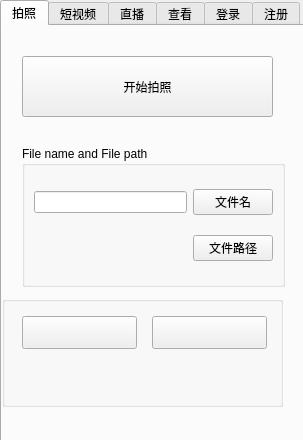
<?xml version="1.0" encoding="UTF-8"?>
<ui version="4.0">
 <class>TabWidget</class>
 <widget class="QWidget" name="TabWidget">
  <property name="geometry">
   <rect>
    <x>0</x>
    <y>0</y>
    <width>303</width>
    <height>440</height>
   </rect>
  </property>
  <property name="windowTitle">
   <string>Form</string>
  </property>
  <widget class="QTabWidget" name="tabWidget">
   <property name="geometry">
    <rect>
     <x>0</x>
     <y>0</y>
     <width>311</width>
     <height>451</height>
    </rect>
   </property>
   <property name="currentIndex">
    <number>0</number>
   </property>
   <widget class="QWidget" name="Photo">
    <attribute name="title">
     <string>拍照</string>
    </attribute>
    <widget class="QGroupBox" name="groupBox_5">
     <property name="geometry">
      <rect>
       <x>20</x>
       <y>120</y>
       <width>263</width>
       <height>141</height>
      </rect>
     </property>
     <property name="title">
      <string>File name and File path</string>
     </property>
     <layout class="QGridLayout" name="gridLayout_3">
      <item row="0" column="0">
       <widget class="QLineEdit" name="Edit_filename2"/>
      </item>
      <item row="0" column="1">
       <widget class="QPushButton" name="Button_filename2">
        <property name="text">
         <string>文件名</string>
        </property>
       </widget>
      </item>
      <item row="1" column="0">
       <widget class="QLabel" name="Label_savepath2">
        <property name="text">
         <string/>
        </property>
       </widget>
      </item>
      <item row="1" column="1">
       <widget class="QPushButton" name="Button_savepath2">
        <property name="text">
         <string>文件路径</string>
        </property>
       </widget>
      </item>
     </layout>
    </widget>
    <widget class="QGroupBox" name="groupBox_3">
     <property name="geometry">
      <rect>
       <x>0</x>
       <y>270</y>
       <width>281</width>
       <height>111</height>
      </rect>
     </property>
     <property name="title">
      <string/>
     </property>
     <widget class="QPushButton" name="Button_recording2">
      <property name="geometry">
       <rect>
        <x>20</x>
        <y>20</y>
        <width>115</width>
        <height>33</height>
       </rect>
      </property>
      <property name="sizePolicy">
       <sizepolicy hsizetype="Minimum" vsizetype="Preferred">
        <horstretch>0</horstretch>
        <verstretch>0</verstretch>
       </sizepolicy>
      </property>
      <property name="text">
       <string/>
      </property>
      <property name="icon">
       <iconset>
        <normaloff>start.png</normaloff>start.png</iconset>
      </property>
     </widget>
     <widget class="QPushButton" name="Button_endrecording2">
      <property name="geometry">
       <rect>
        <x>150</x>
        <y>20</y>
        <width>115</width>
        <height>33</height>
       </rect>
      </property>
      <property name="sizePolicy">
       <sizepolicy hsizetype="Minimum" vsizetype="Expanding">
        <horstretch>0</horstretch>
        <verstretch>0</verstretch>
       </sizepolicy>
      </property>
      <property name="text">
       <string/>
      </property>
      <property name="icon">
       <iconset>
        <normaloff>stop.png</normaloff>stop.png</iconset>
      </property>
     </widget>
     <widget class="QLabel" name="Label_mrecordingtime2">
      <property name="geometry">
       <rect>
        <x>50</x>
        <y>70</y>
        <width>151</width>
        <height>31</height>
       </rect>
      </property>
      <property name="text">
       <string/>
      </property>
     </widget>
    </widget>
    <widget class="QPushButton" name="Button_camera2">
     <property name="geometry">
      <rect>
       <x>20</x>
       <y>30</y>
       <width>251</width>
       <height>61</height>
      </rect>
     </property>
     <property name="text">
      <string>开始拍照</string>
     </property>
    </widget>
   </widget>
   <widget class="QWidget" name="Video">
    <attribute name="title">
     <string>短视频</string>
    </attribute>
    <widget class="QPushButton" name="Button_camera">
     <property name="geometry">
      <rect>
       <x>20</x>
       <y>30</y>
       <width>251</width>
       <height>61</height>
      </rect>
     </property>
     <property name="text">
      <string>启动摄像头</string>
     </property>
    </widget>
    <widget class="QGroupBox" name="groupBox">
     <property name="geometry">
      <rect>
       <x>20</x>
       <y>120</y>
       <width>263</width>
       <height>141</height>
      </rect>
     </property>
     <property name="title">
      <string>File name and File path</string>
     </property>
     <layout class="QGridLayout" name="gridLayout">
      <item row="0" column="0">
       <widget class="QLineEdit" name="Edit_filename"/>
      </item>
      <item row="0" column="1">
       <widget class="QPushButton" name="Button_filename">
        <property name="text">
         <string>文件名</string>
        </property>
       </widget>
      </item>
      <item row="1" column="0">
       <widget class="QLabel" name="Label_savepath">
        <property name="text">
         <string/>
        </property>
       </widget>
      </item>
      <item row="1" column="1">
       <widget class="QPushButton" name="Button_savepath">
        <property name="text">
         <string>文件路径</string>
        </property>
       </widget>
      </item>
     </layout>
    </widget>
    <widget class="QGroupBox" name="groupBox_2">
     <property name="geometry">
      <rect>
       <x>0</x>
       <y>270</y>
       <width>281</width>
       <height>111</height>
      </rect>
     </property>
     <property name="title">
      <string/>
     </property>
     <widget class="QPushButton" name="Button_recording">
      <property name="geometry">
       <rect>
        <x>20</x>
        <y>20</y>
        <width>115</width>
        <height>33</height>
       </rect>
      </property>
      <property name="sizePolicy">
       <sizepolicy hsizetype="Minimum" vsizetype="Preferred">
        <horstretch>0</horstretch>
        <verstretch>0</verstretch>
       </sizepolicy>
      </property>
      <property name="text">
       <string/>
      </property>
      <property name="icon">
       <iconset>
        <normaloff>start.png</normaloff>start.png</iconset>
      </property>
     </widget>
     <widget class="QPushButton" name="Button_endrecording">
      <property name="geometry">
       <rect>
        <x>150</x>
        <y>20</y>
        <width>115</width>
        <height>33</height>
       </rect>
      </property>
      <property name="sizePolicy">
       <sizepolicy hsizetype="Minimum" vsizetype="Expanding">
        <horstretch>0</horstretch>
        <verstretch>0</verstretch>
       </sizepolicy>
      </property>
      <property name="text">
       <string/>
      </property>
      <property name="icon">
       <iconset>
        <normaloff>stop.png</normaloff>stop.png</iconset>
      </property>
     </widget>
     <widget class="QLabel" name="Label_mrecordingtime">
      <property name="geometry">
       <rect>
        <x>50</x>
        <y>70</y>
        <width>151</width>
        <height>31</height>
       </rect>
      </property>
      <property name="text">
       <string/>
      </property>
     </widget>
    </widget>
   </widget>
   <widget class="QWidget" name="Live">
    <attribute name="title">
     <string>直播</string>
    </attribute>
    <widget class="QLabel" name="label_8">
     <property name="geometry">
      <rect>
       <x>0</x>
       <y>0</y>
       <width>291</width>
       <height>31</height>
      </rect>
     </property>
     <property name="text">
      <string>提示:仅支持一人直播多人收听模式</string>
     </property>
    </widget>
    <widget class="QTabWidget" name="tabWidget_4">
     <property name="geometry">
      <rect>
       <x>0</x>
       <y>30</y>
       <width>301</width>
       <height>381</height>
      </rect>
     </property>
     <property name="currentIndex">
      <number>0</number>
     </property>
     <widget class="QWidget" name="tab_3">
      <attribute name="title">
       <string>我要直播</string>
      </attribute>
     </widget>
     <widget class="QWidget" name="tab_4">
      <attribute name="title">
       <string>我看直播</string>
      </attribute>
     </widget>
    </widget>
   </widget>
   <widget class="QWidget" name="View">
    <attribute name="title">
     <string>查看</string>
    </attribute>
    <widget class="QTabWidget" name="tabWidget_2">
     <property name="geometry">
      <rect>
       <x>-8</x>
       <y>-1</y>
       <width>311</width>
       <height>411</height>
      </rect>
     </property>
     <property name="currentIndex">
      <number>1</number>
     </property>
     <widget class="QWidget" name="videoview">
      <attribute name="title">
       <string>本地文件</string>
      </attribute>
      <widget class="QTabWidget" name="tabWidget_3">
       <property name="geometry">
        <rect>
         <x>0</x>
         <y>0</y>
         <width>311</width>
         <height>381</height>
        </rect>
       </property>
       <property name="currentIndex">
        <number>1</number>
       </property>
       <widget class="QWidget" name="tab_5">
        <attribute name="title">
         <string>视频</string>
        </attribute>
        <widget class="QGroupBox" name="groupBox_4">
         <property name="geometry">
          <rect>
           <x>0</x>
           <y>20</y>
           <width>271</width>
           <height>111</height>
          </rect>
         </property>
         <property name="title">
          <string/>
         </property>
         <layout class="QGridLayout" name="gridLayout_2">
          <item row="0" column="0">
           <widget class="QLabel" name="Label_videopath">
            <property name="text">
             <string/>
            </property>
           </widget>
          </item>
          <item row="1" column="0">
           <widget class="QPushButton" name="Button_videopath">
            <property name="text">
             <string>视频路径</string>
            </property>
           </widget>
          </item>
         </layout>
        </widget>
        <widget class="QPushButton" name="Button_videoview">
         <property name="geometry">
          <rect>
           <x>10</x>
           <y>180</y>
           <width>251</width>
           <height>71</height>
          </rect>
         </property>
         <property name="text">
          <string>点击播放</string>
         </property>
        </widget>
       </widget>
       <widget class="QWidget" name="tab_6">
        <attribute name="title">
         <string>照片</string>
        </attribute>
        <widget class="QGroupBox" name="groupBox_6">
         <property name="geometry">
          <rect>
           <x>30</x>
           <y>40</y>
           <width>251</width>
           <height>111</height>
          </rect>
         </property>
         <property name="title">
          <string/>
         </property>
         <layout class="QVBoxLayout" name="verticalLayout_2">
          <item>
           <widget class="QLabel" name="Label_photopath">
            <property name="text">
             <string/>
            </property>
           </widget>
          </item>
          <item>
           <widget class="QPushButton" name="Button_photopath">
            <property name="text">
             <string>照片路径</string>
            </property>
           </widget>
          </item>
         </layout>
        </widget>
        <widget class="QPushButton" name="Button_photoview">
         <property name="geometry">
          <rect>
           <x>30</x>
           <y>210</y>
           <width>251</width>
           <height>71</height>
          </rect>
         </property>
         <property name="text">
          <string>点击查看</string>
         </property>
        </widget>
       </widget>
      </widget>
     </widget>
     <widget class="QWidget" name="photoview">
      <attribute name="title">
       <string>我的云端</string>
      </attribute>
     </widget>
    </widget>
   </widget>
   <widget class="QWidget" name="tab">
    <attribute name="title">
     <string>登录</string>
    </attribute>
    <widget class="QWidget" name="layoutWidget">
     <property name="geometry">
      <rect>
       <x>10</x>
       <y>10</y>
       <width>291</width>
       <height>391</height>
      </rect>
     </property>
     <layout class="QVBoxLayout" name="verticalLayout">
      <item>
       <widget class="QLabel" name="label_4">
        <property name="enabled">
         <bool>true</bool>
        </property>
        <property name="sizePolicy">
         <sizepolicy hsizetype="Preferred" vsizetype="Fixed">
          <horstretch>0</horstretch>
          <verstretch>12</verstretch>
         </sizepolicy>
        </property>
        <property name="styleSheet">
         <string notr="true">color: rgb(255, 0, 0);
font: 57 italic 24pt &quot;Ubuntu&quot;;
background-color: rgb(0, 255, 255);</string>
        </property>
        <property name="text">
         <string>我要登录</string>
        </property>
        <property name="alignment">
         <set>Qt::AlignCenter</set>
        </property>
       </widget>
      </item>
      <item>
       <layout class="QHBoxLayout" name="horizontalLayout_3" stretch="1,9,0">
        <item>
         <widget class="QLabel" name="label">
          <property name="text">
           <string>账号:</string>
          </property>
         </widget>
        </item>
        <item>
         <widget class="QLineEdit" name="username">
          <property name="dragEnabled">
           <bool>false</bool>
          </property>
          <property name="placeholderText">
           <string>请输入账号</string>
          </property>
         </widget>
        </item>
        <item>
         <spacer name="horizontalSpacer">
          <property name="orientation">
           <enum>Qt::Horizontal</enum>
          </property>
          <property name="sizeHint" stdset="0">
           <size>
            <width>40</width>
            <height>20</height>
           </size>
          </property>
         </spacer>
        </item>
       </layout>
      </item>
      <item>
       <layout class="QHBoxLayout" name="horizontalLayout_2" stretch="1,9,0">
        <item>
         <widget class="QLabel" name="label_2">
          <property name="text">
           <string>密码:</string>
          </property>
         </widget>
        </item>
        <item>
         <widget class="QLineEdit" name="password">
          <property name="echoMode">
           <enum>QLineEdit::Password</enum>
          </property>
          <property name="placeholderText">
           <string>请输入密码</string>
          </property>
         </widget>
        </item>
        <item>
         <spacer name="horizontalSpacer_2">
          <property name="orientation">
           <enum>Qt::Horizontal</enum>
          </property>
          <property name="sizeHint" stdset="0">
           <size>
            <width>40</width>
            <height>20</height>
           </size>
          </property>
         </spacer>
        </item>
       </layout>
      </item>
      <item>
       <layout class="QHBoxLayout" name="horizontalLayout" stretch="1,9,0">
        <item>
         <widget class="QLabel" name="label_5">
          <property name="text">
           <string>再次输入密码:</string>
          </property>
         </widget>
        </item>
        <item>
         <widget class="QLineEdit" name="checkpsw">
          <property name="echoMode">
           <enum>QLineEdit::Password</enum>
          </property>
          <property name="placeholderText">
           <string>请再次输入密码</string>
          </property>
         </widget>
        </item>
        <item>
         <spacer name="horizontalSpacer_5">
          <property name="orientation">
           <enum>Qt::Horizontal</enum>
          </property>
          <property name="sizeHint" stdset="0">
           <size>
            <width>40</width>
            <height>20</height>
           </size>
          </property>
         </spacer>
        </item>
       </layout>
      </item>
      <item>
       <layout class="QHBoxLayout" name="horizontalLayout_4" stretch="2,2,2">
        <item>
         <widget class="QPushButton" name="btnLogin">
          <property name="text">
           <string>登录</string>
          </property>
         </widget>
        </item>
        <item>
         <spacer name="horizontalSpacer_3">
          <property name="orientation">
           <enum>Qt::Horizontal</enum>
          </property>
          <property name="sizeHint" stdset="0">
           <size>
            <width>40</width>
            <height>20</height>
           </size>
          </property>
         </spacer>
        </item>
        <item>
         <widget class="QPushButton" name="btnLoginreset">
          <property name="text">
           <string>重置</string>
          </property>
         </widget>
        </item>
       </layout>
      </item>
     </layout>
    </widget>
   </widget>
   <widget class="QWidget" name="tab_2">
    <attribute name="title">
     <string>注册</string>
    </attribute>
    <widget class="QWidget" name="layoutWidget_2">
     <property name="geometry">
      <rect>
       <x>10</x>
       <y>10</y>
       <width>291</width>
       <height>391</height>
      </rect>
     </property>
     <layout class="QVBoxLayout" name="verticalLayout_3">
      <item>
       <widget class="QLabel" name="label_6">
        <property name="enabled">
         <bool>true</bool>
        </property>
        <property name="sizePolicy">
         <sizepolicy hsizetype="Preferred" vsizetype="Fixed">
          <horstretch>0</horstretch>
          <verstretch>12</verstretch>
         </sizepolicy>
        </property>
        <property name="styleSheet">
         <string notr="true">color: rgb(255, 0, 0);
font: 57 italic 24pt &quot;Ubuntu&quot;;
background-color: rgb(0, 255, 255);</string>
        </property>
        <property name="text">
         <string>我要注册</string>
        </property>
        <property name="alignment">
         <set>Qt::AlignCenter</set>
        </property>
       </widget>
      </item>
      <item>
       <layout class="QHBoxLayout" name="horizontalLayout_5" stretch="1,9,0">
        <item>
         <widget class="QLabel" name="label_3">
          <property name="text">
           <string>账号:</string>
          </property>
         </widget>
        </item>
        <item>
         <widget class="QLineEdit" name="newname">
          <property name="dragEnabled">
           <bool>false</bool>
          </property>
          <property name="placeholderText">
           <string>请输入您的新账号</string>
          </property>
         </widget>
        </item>
        <item>
         <spacer name="horizontalSpacer_4">
          <property name="orientation">
           <enum>Qt::Horizontal</enum>
          </property>
          <property name="sizeHint" stdset="0">
           <size>
            <width>40</width>
            <height>20</height>
           </size>
          </property>
         </spacer>
        </item>
       </layout>
      </item>
      <item>
       <layout class="QHBoxLayout" name="horizontalLayout_6" stretch="1,9,0">
        <item>
         <widget class="QLabel" name="label_7">
          <property name="text">
           <string>密码:</string>
          </property>
         </widget>
        </item>
        <item>
         <widget class="QLineEdit" name="newpasswd">
          <property name="echoMode">
           <enum>QLineEdit::Password</enum>
          </property>
          <property name="placeholderText">
           <string>请输入您的密码</string>
          </property>
         </widget>
        </item>
        <item>
         <spacer name="horizontalSpacer_6">
          <property name="orientation">
           <enum>Qt::Horizontal</enum>
          </property>
          <property name="sizeHint" stdset="0">
           <size>
            <width>40</width>
            <height>20</height>
           </size>
          </property>
         </spacer>
        </item>
       </layout>
      </item>
      <item>
       <layout class="QHBoxLayout" name="horizontalLayout_9" stretch="1,9,0">
        <item>
         <widget class="QLabel" name="label_9">
          <property name="text">
           <string>重复密码:</string>
          </property>
         </widget>
        </item>
        <item>
         <widget class="QLineEdit" name="checknewpasswd">
          <property name="echoMode">
           <enum>QLineEdit::Password</enum>
          </property>
          <property name="placeholderText">
           <string>请再次输入您的密码</string>
          </property>
         </widget>
        </item>
        <item>
         <spacer name="horizontalSpacer_9">
          <property name="orientation">
           <enum>Qt::Horizontal</enum>
          </property>
          <property name="sizeHint" stdset="0">
           <size>
            <width>40</width>
            <height>20</height>
           </size>
          </property>
         </spacer>
        </item>
       </layout>
      </item>
      <item>
       <layout class="QHBoxLayout" name="horizontalLayout_8" stretch="2,2,2">
        <item>
         <widget class="QPushButton" name="btnSignin">
          <property name="text">
           <string>注册</string>
          </property>
         </widget>
        </item>
        <item>
         <spacer name="horizontalSpacer_8">
          <property name="orientation">
           <enum>Qt::Horizontal</enum>
          </property>
          <property name="sizeHint" stdset="0">
           <size>
            <width>40</width>
            <height>20</height>
           </size>
          </property>
         </spacer>
        </item>
        <item>
         <widget class="QPushButton" name="btnSignreset">
          <property name="text">
           <string>重置</string>
          </property>
         </widget>
        </item>
       </layout>
      </item>
     </layout>
    </widget>
   </widget>
  </widget>
 </widget>
 <resources/>
 <connections/>
</ui>
